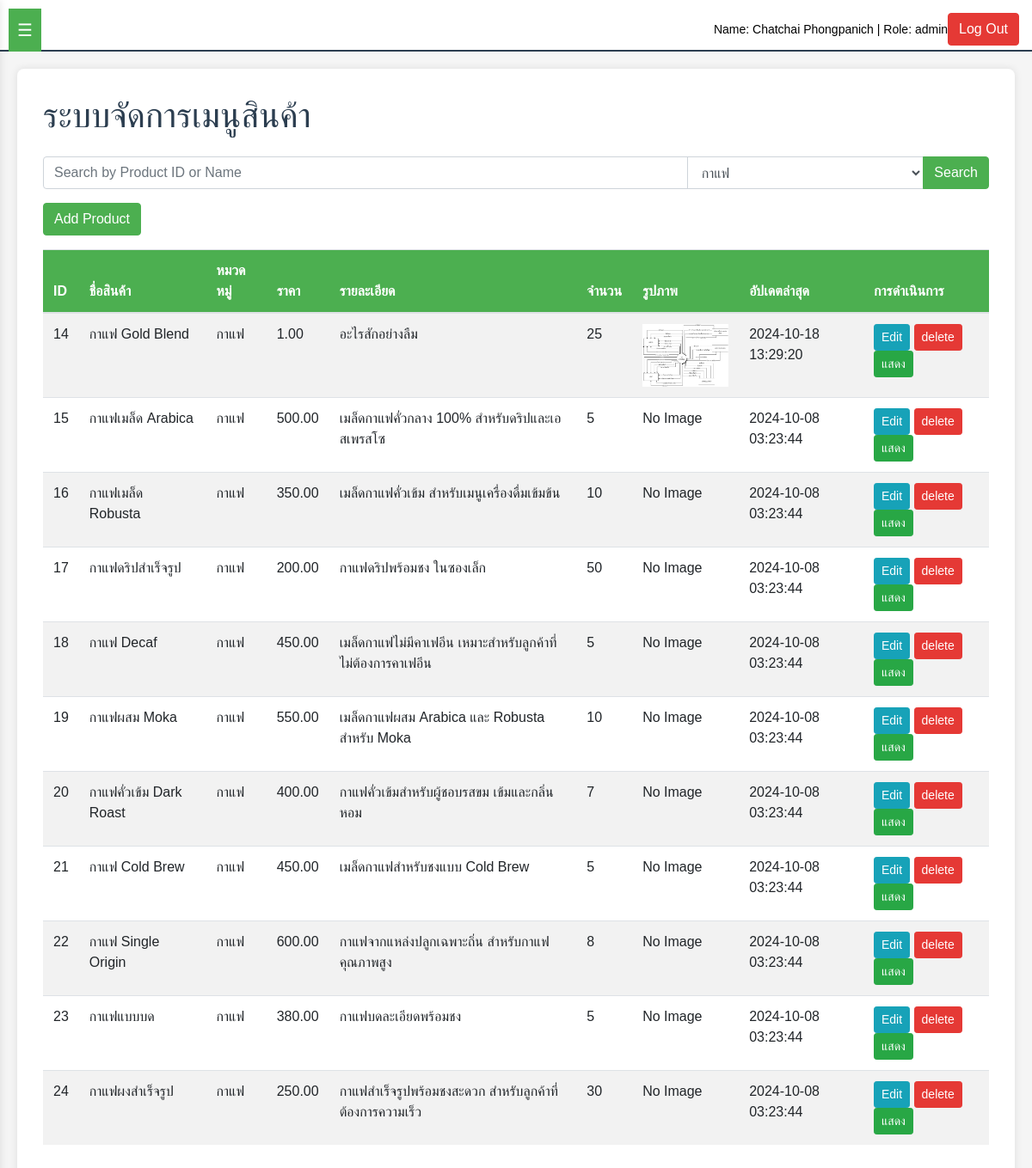
/page/admin/product_menu.php?category=กาแฟ (signed in), run on the app's committed database.
### tables this page shows
CREATE TABLE `users` (
  `user_id` int(11) NOT NULL,
  `name` varchar(255) NOT NULL,
  `surname` varchar(255) NOT NULL,
  `email` varchar(255) NOT NULL,
  `password` varchar(255) NOT NULL,
  `tel_user` char(10) NOT NULL,
  `role` enum('admin','manager','staff') NOT NULL,
  `store_id` int(11) DEFAULT NULL,
  `reset_password` tinyint(1) DEFAULT 0,
  `update_at` timestamp NOT NULL DEFAULT current_timestamp() ON UPDATE current_timestamp()
);

CREATE TABLE `products_info` (
  `listproduct_id` int(11) NOT NULL,
  `product_name` varchar(50) NOT NULL,
  `category` varchar(50) NOT NULL,
  `price_set` decimal(10,2) NOT NULL,
  `product_info` text DEFAULT NULL,
  `quantity_set` int(11) NOT NULL,
  `product_pic` blob DEFAULT NULL,
  `visible` tinyint(1) DEFAULT 1,
  `updated_at` datetime DEFAULT current_timestamp() ON UPDATE current_timestamp()
);

### page/admin/product_menu.php (the view, shortened to what this page needs)
<?php
include('../../config/db.php');
$user_id = $_SESSION['user_id'];
$query = "SELECT u.name, u.surname, u.role, u.store_id, s.store_name
          FROM users u
          LEFT JOIN stores s ON u.store_id = s.store_id
          WHERE u.user_id = ?";
$stmt = $conn->prepare($query);
$stmt->bind_param("i", $user_id);
$stmt->execute();
$result = $stmt->get_result();
if ($result->num_rows > 0) {
    $user = $result->fetch_assoc();
    $name = $user['name'];
    $surname = $user['surname'];
    $role = $user['role'];
} else {
    header("Location: login.php");
    exit();
}
function getProducts($conn, $search = '', $category = '') {
    $sql = "SELECT * FROM products_info WHERE 1";
    if (!empty($category)) {
        $sql .= " AND category = ?";
    }
    $sql .= " ORDER BY updated_at DESC";
    $stmt = $conn->prepare($sql);
    if (!empty($search) && !empty($category)) {
        $search_param = '%' . $search . '%';
        $stmt->bind_param("sss", $search_param, $search_param, $category);
    } elseif (!empty($search)) {
        $search_param = '%' . $search . '%';
        $stmt->bind_param("ss", $search_param, $search_param);
    } elseif (!empty($category)) {
        $stmt->bind_param("s", $category);
    }
    $stmt->execute();
    $result = $stmt->get_result();
    return $result->fetch_all(MYSQLI_ASSOC);
}
$search = isset($_GET['search']) ? $_GET['search'] : '';
$category = isset($_GET['category']) ? $_GET['category'] : '';
$products = getProducts($conn, $search, $category);
?>
<!DOCTYPE html>
<html lang="en">
<head>
    <link rel="stylesheet" href="https://stackpath.bootstrapcdn.com/bootstrap/4.5.2/css/bootstrap.min.css">
    <link rel="stylesheet" href="./respontive.css">
</head>
<body>
    <button id="menu-toggle">☰</button>
    <header id="banner">
        <a id="user-info">Name: <?php echo $name . ' ' . $surname; ?> | Role: <?php echo $role; ?></a>
        <button class="btn btn-danger" onclick="window.location.href='../../auth/logout.php'">Log Out</button>
    </header>
    <div class="container" id="main-content">
        <h1 class="mb-4">ระบบจัดการเมนูสินค้า</h1>
        <form action="" method="GET" class="mb-3">
            <div class="input-group">
                <input style="width: 500px;" type="text" class="form-control" placeholder="Search by Product ID or Name" name="search"  value="<?php echo htmlspecialchars($search); ?>">
                <select class="form-control" name="category" >
                    <option value="กาแฟ  " <?php echo $category == 'กาแฟ' ? 'selected' : ''; ?>>กาแฟ </option>
                </select>
                <div class="input-group-append">
                    <button class="btn btn-primary" type="submit">Search</button>
                </div>
            </div>
        </form>
        <button type="button" class="btn btn-primary mb-3" data-toggle="modal" data-target="#addProductModal">
            Add Product
        </button>
        <div class="table-responsive">
        <?php if (empty($products)): ?>
            <div class="alert alert-warning mt-3">
                ไม่พบสินค้าที่ตรงกับคำค้นหา "<?php echo htmlspecialchars($search); ?>" และหมวดหมู่ "<?php echo htmlspecialchars($category); ?>"
            </div>
        <?php else: ?>
            <table class="table table-striped">
            <thead>
                <tr>
                    <th>ID</th>
                    <th>ชื่อสินค้า</th>
                    <th>หมวดหมู่</th>
                    <th>ราคา</th>
                    <th>รายละเอียด</th>
                    <th>จำนวน</th>
                    <th>รูปภาพ</th>
                    <th>อัปเดตล่าสุด</th>
                    <th>การดำเนินการ</th>
                </tr>
            </thead>
            <tbody>
                <?php foreach ($products as $product): ?>
                <tr>
                    <td><?php echo $product['listproduct_id']; ?></td>
                    <td><?php echo $product['product_name']; ?></td>
                    <td><?php echo $product['category']; ?></td>
                    <td><?php echo $product['price_set']; ?></td>
                    <td><?php echo $product['product_info']; ?></td>
                    <td><?php echo $product['quantity_set']; ?></td>
                    <td>
                        <?php if ($product['product_pic']): ?>
                            <img src="../picture_product/<?php echo $product['product_pic']; ?>" alt="Product Image" class="product-image">
                        <?php else: ?>
                            No Image
                        <?php endif; ?>
                    </td>
                    <td><?php echo $product['updated_at']; ?></td>
                    <td>
                        <button type="button" class="btn btn-sm btn-info edit-product" data-toggle="modal" data-target="#editProductModal"
                        data-product='<?php echo json_encode($product); ?>'>Edit</button>
                        <button type="button" class="btn btn-sm btn-danger delete-product"
                        data-product-id="<?php echo $product['listproduct_id']; ?>">delete</button>
                        <button type="button" class="btn btn-sm <?php echo $product['visible'] ? 'btn-success' : 'btn-secondary'; ?> toggle-visibility"
                        data-product-id="<?php echo $product['listproduct_id']; ?>"data-visible="<?php echo $product['visible']; ?>"><?php echo $product['visible'] ? 'แสดง' : 'ซ่อน'; ?></button>
                    </td>
                </tr>
                <?php endforeach; ?>
            </tbody>
        </table>
        <?php endif; ?>
    </div>
 </body>
</html>

### page/admin/respontive.css (style rules this page uses)
body { display: flex; flex-direction: column; min-height: 100vh; background-color: #f5f5f5; color: #2c3e50; font-family: Arial, sans-serif; }
#banner { background-color: #ffffff; border-bottom: 2px solid #2c3e50; padding: 15px; display: flex; align-items: center; justify-content: space-between; flex-wrap: wrap; position: fixed; top: 0; left: 0; right: 0; z-index: 1000; height: 60px; }
#user-info { margin-left: auto; color: black; font-size: 14px; }
#main-content { margin-left: auto; margin-right: auto; margin-top: 80px; padding: 30px; background-color: #ffffff; border-radius: 8px; box-shadow: 0 0 10px rgba(0, 0, 0, 0.1); transition: margin-left 0.3s ease-in-out; max-width: 1400px; width: calc(100% - 40px); }
#menu-toggle { display: block; background-color: #4caf50; color: white; border: none; padding: 10px; font-size: 20px; cursor: pointer; position: fixed; top: 10px; left: 10px; z-index: 1002; }
table { background-color: #ffffff; }
table th { background-color: #4caf50; color: #ffffff; }
.btn-primary { background-color: #4caf50; border-color: #4caf50; }
.btn-danger { background-color: #e53935; border-color: #e53935; }

### page/admin/product_menu.php (style rules this page uses)
.product-image { max-width: 100px; max-height: 100px; }

### data on the page
users: name "Chatchai", surname "Phongpanich", role "admin"
products_info: listproduct_id "14", product_name "กาแฟ Gold Blend", category "กาแฟ", price_set "1.00", product_info "อะไรสักอย่างลืม", quantity_set "25", product_pic (picture), updated_at "2024-10-18 13:29:20", visible "แสดง"
products_info: listproduct_id "15", product_name "กาแฟเมล็ด Arabica", category "กาแฟ", price_set "500.00", product_info "เมล็ดกาแฟคั่วกลาง 100% สำหรับดริปและเอสเพรสโซ", quantity_set "5", shows "No Image", updated_at "2024-10-08 03:23:44", visible "แสดง"
products_info: listproduct_id "16", product_name "กาแฟเมล็ด Robusta", category "กาแฟ", price_set "350.00", product_info "เมล็ดกาแฟคั่วเข้ม สำหรับเมนูเครื่องดื่มเข้มข้น", quantity_set "10", shows "No Image", updated_at "2024-10-08 03:23:44", visible "แสดง"
products_info: listproduct_id "17", product_name "กาแฟดริปสำเร็จรูป", category "กาแฟ", price_set "200.00", product_info "กาแฟดริปพร้อมชง ในซองเล็ก", quantity_set "50", shows "No Image", updated_at "2024-10-08 03:23:44", visible "แสดง"
products_info: listproduct_id "18", product_name "กาแฟ Decaf", category "กาแฟ", price_set "450.00", product_info "เมล็ดกาแฟไม่มีคาเฟอีน เหมาะสำหรับลูกค้าที่ไม่ต้องการคาเฟอีน", quantity_set "5", shows "No Image", updated_at "2024-10-08 03:23:44", visible "แสดง"
products_info: listproduct_id "19", product_name "กาแฟผสม Moka", category "กาแฟ", price_set "550.00", product_info "เมล็ดกาแฟผสม Arabica และ Robusta สำหรับ Moka", quantity_set "10", shows "No Image", updated_at "2024-10-08 03:23:44", visible "แสดง"
products_info: listproduct_id "20", product_name "กาแฟคั่วเข้ม Dark Roast", category "กาแฟ", price_set "400.00", product_info "กาแฟคั่วเข้มสำหรับผู้ชอบรสขม เข้มและกลิ่นหอม", quantity_set "7", shows "No Image", updated_at "2024-10-08 03:23:44", visible "แสดง"
products_info: listproduct_id "21", product_name "กาแฟ Cold Brew", category "กาแฟ", price_set "450.00", product_info "เมล็ดกาแฟสำหรับชงแบบ Cold Brew", quantity_set "5", shows "No Image", updated_at "2024-10-08 03:23:44", visible "แสดง"
products_info: listproduct_id "22", product_name "กาแฟ Single Origin", category "กาแฟ", price_set "600.00", product_info "กาแฟจากแหล่งปลูกเฉพาะถิ่น สำหรับกาแฟคุณภาพสูง", quantity_set "8", shows "No Image", updated_at "2024-10-08 03:23:44", visible "แสดง"
products_info: listproduct_id "23", product_name "กาแฟแบบบด", category "กาแฟ", price_set "380.00", product_info "กาแฟบดละเอียดพร้อมชง", quantity_set "5", shows "No Image", updated_at "2024-10-08 03:23:44", visible "แสดง"
products_info: listproduct_id "24", product_name "กาแฟผงสำเร็จรูป", category "กาแฟ", price_set "250.00", product_info "กาแฟสำเร็จรูปพร้อมชงสะดวก สำหรับลูกค้าที่ต้องการความเร็ว", quantity_set "30", shows "No Image", updated_at "2024-10-08 03:23:44", visible "แสดง"
